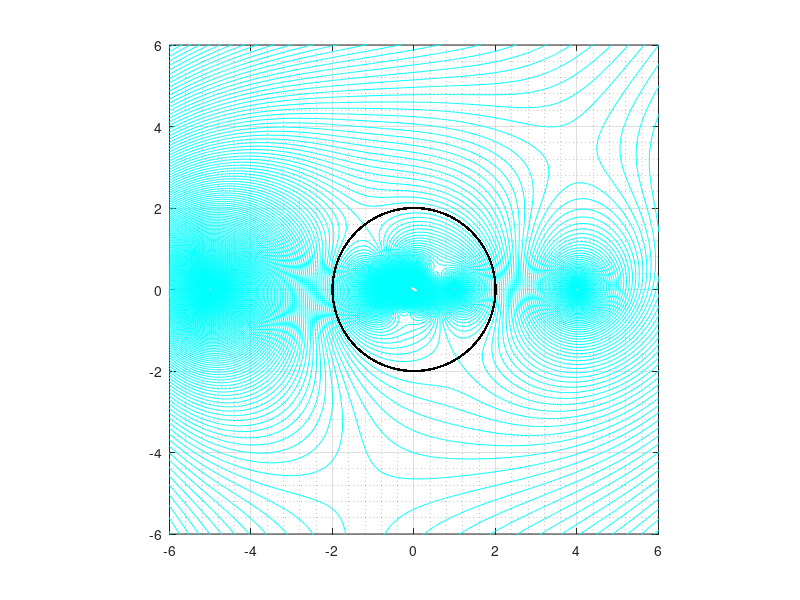

Write MATLAB code to recreate this figure. (Note: a time limit stopped this script after it produced the figure.)
ix=10;
interval=200;
contours=-200:1.700508/2:200;
gamma1=10;
gamma2=-23;
d=4;
d2=-5;
a=2;
U=5;
alpha=pi/3;
[x,y]=meshgrid(-ix:ix/interval:ix);
[r,theta]=cart2pol(x,y);
z=x+1i*y;
zo1=d;
zo2=d2;
zeta=z+(a^2)./z;

Fz=(-1i*gamma1/2*pi).*(log(z-zo1)-log(z-(a^2/d))+log(z))+(U*(a^2)*exp(1i*alpha))./(z)+(U*(z)*exp(-1i*alpha));
Fz2=(-1i*gamma2/2*pi).*(log(z-zo2)-log(z-(a^2/d2))+log(z));
Fzt=Fz+Fz2;
contour(x,y,imag(Fzt),contours,'c');
hold on;
fill((a*cos(theta)),(a*sin(theta)),'k','LineWidth',1);
hold off;
grid on;
grid minor;
axis(3*[-a a -a a])
pbaspect([1 1 1]);
